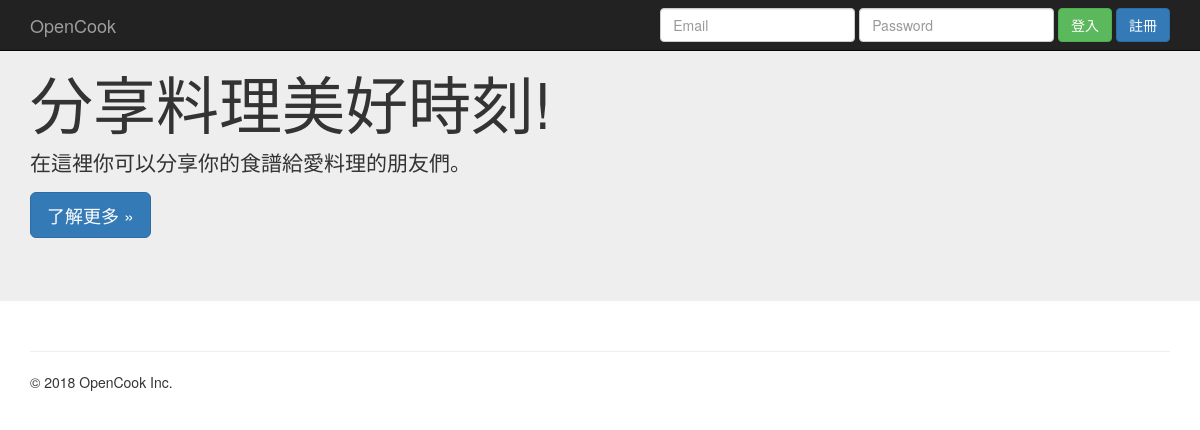
The app's page /, older data.
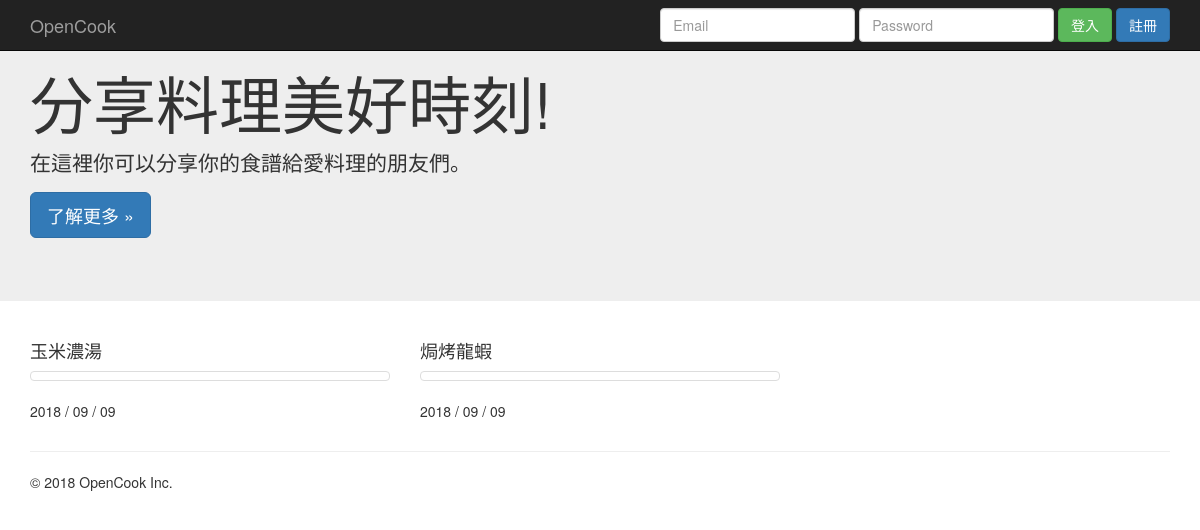
The same page, newer data.
### recipe/models.py (models this page shows)
class Recipe(models.Model):   # 宣告類別
    title = models.CharField(max_length=100)         # 資料型態: CharField (食譜標題)
    image_path = models.CharField(max_length=100)    # 資料型態: CharField (照片網址)
    description = models.TextField()                  # 資料型態: TextField (食譜描述)
    crated_at = models.DateTimeField(default=timezone.now)      # 資料型態: DateTimeField (創建時間)

### mainapp/views.py (the view)
# urls.py: url(r'^', get_index)   # 進到首頁, url 網址會交由 get_index 這個 views 去處理
def get_index(request):
    title = 'OpenCook'
    recipes = Recipe.objects.all()  # 把 recipe 資料引入
    request.session['age'] = 25
    response = render(request, 'index.html', locals())
    return response

### templates/index.html (shortened to what this page needs)
{% extends 'default/base.html' %}
{% block content %}
<div class="jumbotron">
  <div class="container">
    <h1>分享料理美好時刻!</h1>
    <p>在這裡你可以分享你的食譜給愛料理的朋友們。</p>
    <p><a class="btn btn-primary btn-lg" href="#" role="button">了解更多 &raquo;</a></p>
  </div>
</div>
<div class="container">
  <div class="row">
    {% for recipe in recipes %}
    <div class="col-md-4">
      <h4>{{ recipe.title }}</h4>
      <a href="#" class="thumbnail">
      </a>
      <p>{{ recipe.crated_at | date:"Y / m / d" }}</p>
    </div>
    {% endfor %}
  </div>
</div>
{% endblock %}

### templates/default/base.html (shortened to what this page needs)
{% load staticfiles %}
<!DOCTYPE html>
<html lang="en">
<head>
    <link rel="stylesheet" href="https://maxcdn.bootstrapcdn.com/bootstrap/3.3.7/css/bootstrap.min.css">
    <link rel="stylesheet" href="{% static 'css/main.css' %}">
</head>
<body>
    {% include 'default/navbar.html' %}
    {% block content %}{% endblock %}
    {% include 'default/footer.html' %}
</body>
</html>

### templates/default/navbar.html (shortened to what this page needs)
<nav class="navbar navbar-inverse navbar-fixed-top">
  <div class="container">
    <div class="navbar-header">
      <a class="navbar-brand" href="#">OpenCook</a>
    </div>
    {% if user.is_authenticated %}
    <ul class="nav navbar-nav navbar-right">
        <li class="active"><a href="#">Hi, {{ user.username }}</a></li>
        <li class="active"><a href="/recipes/create">分享食譜</a></li>
        <li class="active"><a href="logout/post">登出</a></li>
    </ul>
    {% else %}
    <div id="navbar" class="navbar-collapse collapse">
      <form class="navbar-form navbar-right">
        <div class="form-group">
          <input type="text" placeholder="Email" class="form-control">
        </div>
        <div class="form-group">
          <input type="password" placeholder="Password" class="form-control">
        </div>
        <button type="submit" class="btn btn-success">登入</button>
        <a href="/signup"><button type="button" class="btn btn-primary">註冊</button></a>
      </form>
    </div>
    {% endif %}
  </div>
</nav>

### templates/default/footer.html
<div class="container">
    <hr>
    <footer>
        <p>&copy; 2018 OpenCook Inc.</p>
    </footer>
</div>

Row changes from the older to the newer data that the page shows:
added Recipe: title "玉米濃湯", crated_at "2018 / 09 / 09"
added Recipe: title "焗烤龍蝦", crated_at "2018 / 09 / 09"
